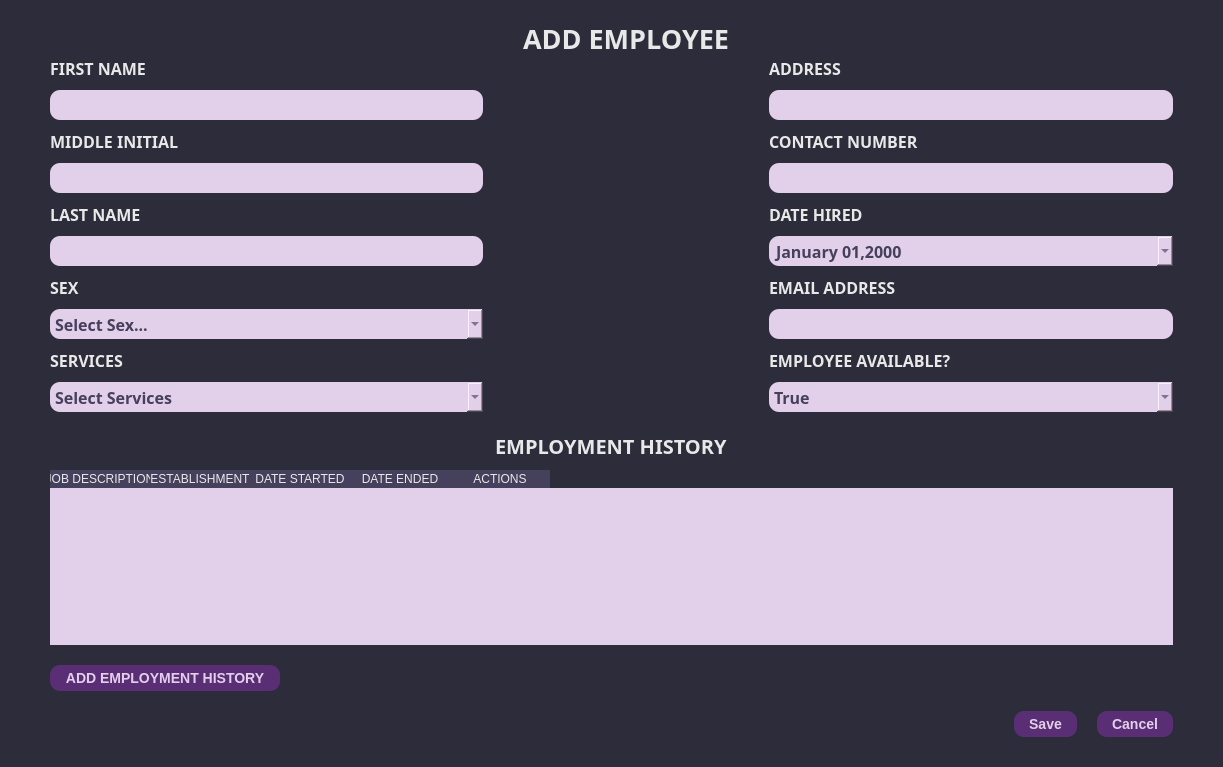
<?xml version="1.0" encoding="UTF-8"?>
<ui version="4.0">
 <class>Dialog</class>
 <widget class="QDialog" name="Dialog">
  <property name="windowModality">
   <enum>Qt::ApplicationModal</enum>
  </property>
  <property name="geometry">
   <rect>
    <x>0</x>
    <y>0</y>
    <width>1223</width>
    <height>767</height>
   </rect>
  </property>
  <property name="minimumSize">
   <size>
    <width>0</width>
    <height>0</height>
   </size>
  </property>
  <property name="maximumSize">
   <size>
    <width>16777215</width>
    <height>16777215</height>
   </size>
  </property>
  <property name="windowTitle">
   <string>Add Employee</string>
  </property>
  <property name="styleSheet">
   <string notr="true"/>
  </property>
  <layout class="QGridLayout" name="gridLayout_5">
   <property name="leftMargin">
    <number>0</number>
   </property>
   <property name="topMargin">
    <number>0</number>
   </property>
   <property name="rightMargin">
    <number>0</number>
   </property>
   <property name="bottomMargin">
    <number>0</number>
   </property>
   <item row="0" column="0">
    <widget class="QWidget" name="widget" native="true">
     <property name="sizePolicy">
      <sizepolicy hsizetype="Preferred" vsizetype="Preferred">
       <horstretch>0</horstretch>
       <verstretch>0</verstretch>
      </sizepolicy>
     </property>
     <property name="styleSheet">
      <string notr="true">QWidget{
	background-color: #2C2C3B;
}

QLabel{
	color: #E9E8E8;
}

QLineEdit, QComboBox, QDateEdit{
	background-color: #E2CFEA;
	border: none;
	height: 30px;
	border-radius: 10px;
	color: #45405C;
	padding-left: 5px;
	padding-right: 5px;
}

QMenu{
	background-color: white;
}

   QMenu::item:selected {
                background-color: #555;
                color: white;
            }

QComboBox QAbstractItemView {
	background-color: #E2CFEA;
	color: #45405C;
}

QPushButton {
                background-color: #5A2E74;  /* Background color of the buttons */
                color: #E2CFEA;              /* Text color of the buttons */
                border: none;               /* Remove button border */
                border-radius: 10px;         /* Border radius of the buttons */
                padding: 5px 15px;          /* Padding inside the buttons */
                font-size: 14px;            /* Font size of the button text */
				font-weight: bold;
}

QPushButton:hover {
                background-color: #745288;  /* Background color on hover */
}
QPushButton:pressed {
                background-color: #6B4483;  /* Background color on press */
}</string>
     </property>
     <layout class="QGridLayout" name="gridLayout_2">
      <property name="leftMargin">
       <number>50</number>
      </property>
      <property name="topMargin">
       <number>20</number>
      </property>
      <property name="rightMargin">
       <number>50</number>
      </property>
      <property name="bottomMargin">
       <number>30</number>
      </property>
      <property name="verticalSpacing">
       <number>20</number>
      </property>
      <item row="0" column="0">
       <layout class="QGridLayout" name="gridLayout">
        <item row="0" column="0" colspan="2">
         <spacer name="horizontalSpacer_8">
          <property name="orientation">
           <enum>Qt::Horizontal</enum>
          </property>
          <property name="sizeHint" stdset="0">
           <size>
            <width>459</width>
            <height>17</height>
           </size>
          </property>
         </spacer>
        </item>
        <item row="0" column="2">
         <widget class="QLabel" name="window_label">
          <property name="font">
           <font>
            <family>JetBrains Mono</family>
            <pointsize>20</pointsize>
            <bold>true</bold>
           </font>
          </property>
          <property name="styleSheet">
           <string notr="true"/>
          </property>
          <property name="text">
           <string>ADD EMPLOYEE</string>
          </property>
         </widget>
        </item>
        <item row="0" column="3" colspan="2">
         <spacer name="horizontalSpacer_9">
          <property name="orientation">
           <enum>Qt::Horizontal</enum>
          </property>
          <property name="sizeHint" stdset="0">
           <size>
            <width>430</width>
            <height>17</height>
           </size>
          </property>
         </spacer>
        </item>
        <item row="1" column="0">
         <layout class="QVBoxLayout" name="verticalLayout_15">
          <property name="spacing">
           <number>10</number>
          </property>
          <item>
           <layout class="QVBoxLayout" name="verticalLayout">
            <property name="spacing">
             <number>10</number>
            </property>
            <item>
             <widget class="QLabel" name="label_2">
              <property name="font">
               <font>
                <family>JetBrains Mono</family>
                <pointsize>12</pointsize>
                <bold>true</bold>
               </font>
              </property>
              <property name="text">
               <string>FIRST NAME</string>
              </property>
             </widget>
            </item>
            <item>
             <widget class="QLineEdit" name="emp_fname">
              <property name="font">
               <font>
                <family>JetBrains Mono</family>
                <pointsize>12</pointsize>
                <bold>true</bold>
               </font>
              </property>
              <property name="focusPolicy">
               <enum>Qt::StrongFocus</enum>
              </property>
              <property name="styleSheet">
               <string notr="true"/>
              </property>
             </widget>
            </item>
           </layout>
          </item>
          <item>
           <widget class="QLabel" name="label_5">
            <property name="font">
             <font>
              <family>JetBrains Mono</family>
              <pointsize>12</pointsize>
              <bold>true</bold>
             </font>
            </property>
            <property name="text">
             <string>MIDDLE INITIAL</string>
            </property>
           </widget>
          </item>
          <item>
           <widget class="QLineEdit" name="emp_minitial">
            <property name="font">
             <font>
              <family>JetBrains Mono</family>
              <pointsize>12</pointsize>
              <bold>true</bold>
             </font>
            </property>
            <property name="styleSheet">
             <string notr="true"/>
            </property>
           </widget>
          </item>
          <item>
           <layout class="QVBoxLayout" name="verticalLayout_3">
            <property name="spacing">
             <number>10</number>
            </property>
            <item>
             <widget class="QLabel" name="label_3">
              <property name="font">
               <font>
                <family>JetBrains Mono</family>
                <pointsize>12</pointsize>
                <bold>true</bold>
               </font>
              </property>
              <property name="text">
               <string>LAST NAME</string>
              </property>
             </widget>
            </item>
            <item>
             <widget class="QLineEdit" name="emp_lname">
              <property name="font">
               <font>
                <family>JetBrains Mono</family>
                <pointsize>12</pointsize>
                <bold>true</bold>
               </font>
              </property>
             </widget>
            </item>
           </layout>
          </item>
          <item>
           <layout class="QVBoxLayout" name="verticalLayout_7">
            <property name="spacing">
             <number>10</number>
            </property>
            <item>
             <widget class="QLabel" name="label_15">
              <property name="font">
               <font>
                <family>JetBrains Mono</family>
                <pointsize>12</pointsize>
                <bold>true</bold>
               </font>
              </property>
              <property name="text">
               <string>SEX</string>
              </property>
             </widget>
            </item>
            <item>
             <widget class="QComboBox" name="emp_sex">
              <property name="font">
               <font>
                <family>JetBrains Mono</family>
                <pointsize>12</pointsize>
                <italic>false</italic>
                <bold>true</bold>
               </font>
              </property>
              <property name="placeholderText">
               <string>Select Sex...</string>
              </property>
              <item>
               <property name="text">
                <string>Male</string>
               </property>
              </item>
              <item>
               <property name="text">
                <string>Female</string>
               </property>
              </item>
             </widget>
            </item>
            <item>
             <widget class="QLabel" name="label_4">
              <property name="font">
               <font>
                <family>JetBrains Mono</family>
                <pointsize>12</pointsize>
                <bold>true</bold>
               </font>
              </property>
              <property name="text">
               <string>SERVICES </string>
              </property>
             </widget>
            </item>
            <item>
             <widget class="QComboBox" name="emp_services">
              <property name="enabled">
               <bool>true</bool>
              </property>
              <property name="font">
               <font>
                <family>JetBrains Mono</family>
                <pointsize>12</pointsize>
                <bold>true</bold>
               </font>
              </property>
              <property name="maxCount">
               <number>2147483647</number>
              </property>
              <property name="sizeAdjustPolicy">
               <enum>QComboBox::AdjustToContents</enum>
              </property>
              <property name="placeholderText">
               <string>Select Services</string>
              </property>
              <item>
               <property name="text">
                <string>Apple</string>
               </property>
              </item>
              <item>
               <property name="text">
                <string>Bottom</string>
               </property>
              </item>
              <item>
               <property name="text">
                <string>Jeans</string>
               </property>
              </item>
             </widget>
            </item>
           </layout>
          </item>
         </layout>
        </item>
        <item row="1" column="1" colspan="3">
         <spacer name="horizontalSpacer">
          <property name="orientation">
           <enum>Qt::Horizontal</enum>
          </property>
          <property name="sizeHint" stdset="0">
           <size>
            <width>338</width>
            <height>20</height>
           </size>
          </property>
         </spacer>
        </item>
        <item row="1" column="4">
         <layout class="QVBoxLayout" name="verticalLayout_16">
          <property name="spacing">
           <number>10</number>
          </property>
          <item>
           <layout class="QVBoxLayout" name="verticalLayout_6">
            <item>
             <widget class="QLabel" name="label_8">
              <property name="font">
               <font>
                <family>JetBrains Mono</family>
                <pointsize>12</pointsize>
                <bold>true</bold>
               </font>
              </property>
              <property name="text">
               <string>ADDRESS</string>
              </property>
             </widget>
            </item>
            <item>
             <widget class="QLineEdit" name="emp_address">
              <property name="font">
               <font>
                <family>JetBrains Mono</family>
                <pointsize>12</pointsize>
                <bold>true</bold>
               </font>
              </property>
              <property name="styleSheet">
               <string notr="true"/>
              </property>
             </widget>
            </item>
           </layout>
          </item>
          <item>
           <layout class="QVBoxLayout" name="verticalLayout_5">
            <item>
             <widget class="QLabel" name="label_7">
              <property name="font">
               <font>
                <family>JetBrains Mono</family>
                <pointsize>12</pointsize>
                <bold>true</bold>
               </font>
              </property>
              <property name="text">
               <string>CONTACT NUMBER</string>
              </property>
             </widget>
            </item>
            <item>
             <widget class="QLineEdit" name="emp_contact_number">
              <property name="font">
               <font>
                <family>JetBrains Mono</family>
                <pointsize>12</pointsize>
                <bold>true</bold>
               </font>
              </property>
              <property name="styleSheet">
               <string notr="true"/>
              </property>
             </widget>
            </item>
           </layout>
          </item>
          <item>
           <layout class="QVBoxLayout" name="verticalLayout_4">
            <item>
             <widget class="QLabel" name="label_6">
              <property name="font">
               <font>
                <family>JetBrains Mono</family>
                <pointsize>12</pointsize>
                <bold>true</bold>
               </font>
              </property>
              <property name="text">
               <string>DATE HIRED</string>
              </property>
             </widget>
            </item>
            <item>
             <widget class="QDateEdit" name="emp_date_hired">
              <property name="font">
               <font>
                <family>JetBrains Mono</family>
                <pointsize>12</pointsize>
                <bold>true</bold>
               </font>
              </property>
              <property name="styleSheet">
               <string notr="true">            QDateEdit QAbstractItemView {
                selection-background-color: #6a9fb5;
                selection-color: white;
                background-color: #f0f0f0;
            }
            QCalendarWidget QWidget#qt_calendar_navigationbar {
                background-color: #45405C; /* Navigation bar background */
            }
            QCalendarWidget QToolButton {
                color: white;
                background-color: #45405C;
            }
            QCalendarWidget QMenu {
                color: white;
                background-color: #45405C;
            }

    	    QCalendarWidget QMenu::item:selected {
                background-color: #333;  /* Background color when an item is selected */
            }
         
            QCalendarWidget QSpinBox {

                color: white;
                background-color: #45405C;
                selection-background-color: #333;
                selection-color: white;
            }
            QCalendarWidget QSpinBox::up-button {
                subcontrol-origin: border;
                subcontrol-position: top right;

            }
            QCalendarWidget QSpinBox::down-button {
                subcontrol-origin: border;
                subcontrol-position: bottom right;

            }
            QCalendarWidget QAbstractItemView:enabled {

                color: black;
                background-color: #E2CFEA;
                selection-background-color: #45405C;
                selection-color: white;
            }</string>
              </property>
              <property name="displayFormat">
               <string>MMMM dd,yyyy</string>
              </property>
              <property name="calendarPopup">
               <bool>true</bool>
              </property>
             </widget>
            </item>
           </layout>
          </item>
          <item>
           <layout class="QVBoxLayout" name="verticalLayout_10">
            <property name="spacing">
             <number>10</number>
            </property>
            <item>
             <widget class="QLabel" name="label_13">
              <property name="font">
               <font>
                <family>JetBrains Mono</family>
                <pointsize>12</pointsize>
                <bold>true</bold>
               </font>
              </property>
              <property name="text">
               <string>EMAIL ADDRESS</string>
              </property>
             </widget>
            </item>
            <item>
             <widget class="QLineEdit" name="emp_email_address">
              <property name="font">
               <font>
                <family>JetBrains Mono</family>
                <pointsize>12</pointsize>
                <bold>true</bold>
               </font>
              </property>
             </widget>
            </item>
            <item>
             <widget class="QLabel" name="label">
              <property name="font">
               <font>
                <family>JetBrains Mono</family>
                <pointsize>12</pointsize>
                <bold>true</bold>
               </font>
              </property>
              <property name="text">
               <string>EMPLOYEE AVAILABLE?</string>
              </property>
             </widget>
            </item>
            <item>
             <widget class="QComboBox" name="emp_available">
              <property name="font">
               <font>
                <family>JetBrains Mono</family>
                <pointsize>12</pointsize>
                <bold>true</bold>
               </font>
              </property>
              <item>
               <property name="text">
                <string>True</string>
               </property>
              </item>
              <item>
               <property name="text">
                <string>False</string>
               </property>
              </item>
             </widget>
            </item>
           </layout>
          </item>
         </layout>
        </item>
       </layout>
      </item>
      <item row="1" column="0">
       <layout class="QGridLayout" name="gridLayout_3">
        <property name="verticalSpacing">
         <number>10</number>
        </property>
        <item row="0" column="2">
         <widget class="QLabel" name="label_9">
          <property name="font">
           <font>
            <family>JetBrains Mono</family>
            <pointsize>15</pointsize>
            <bold>true</bold>
           </font>
          </property>
          <property name="styleSheet">
           <string notr="true"/>
          </property>
          <property name="text">
           <string>EMPLOYMENT HISTORY</string>
          </property>
         </widget>
        </item>
        <item row="0" column="3" colspan="2">
         <spacer name="horizontalSpacer_5">
          <property name="orientation">
           <enum>Qt::Horizontal</enum>
          </property>
          <property name="sizeHint" stdset="0">
           <size>
            <width>427</width>
            <height>17</height>
           </size>
          </property>
         </spacer>
        </item>
        <item row="0" column="0" colspan="2">
         <spacer name="horizontalSpacer_6">
          <property name="orientation">
           <enum>Qt::Horizontal</enum>
          </property>
          <property name="sizeHint" stdset="0">
           <size>
            <width>426</width>
            <height>17</height>
           </size>
          </property>
         </spacer>
        </item>
        <item row="1" column="0" colspan="5">
         <widget class="QTableWidget" name="emp_hist_table">
          <property name="font">
           <font>
            <family>JetBrains Mono</family>
            <pointsize>10</pointsize>
            <bold>true</bold>
           </font>
          </property>
          <property name="styleSheet">
           <string notr="true">QHeaderView::section{
	background-color: #45405C;
	color: #E9E8E8;
	border: none;
	font: 700 10pt &quot;JetBrains Mono&quot;;
}

QTableWidget{
	background-color: #E2CFEA;
	border: none;
	alternate-background-color: #BCADC5;
}

QTableWidget::item:selected{
	color: #2C2C3B;
	background-color: #FFEE8c;  /* Background color for selected items */

}
QTableWidget::item{
	color: #2C2C3B;
	selection-color: #2C2C3B;  /* Text color for selected items */

}
</string>
          </property>
          <property name="frameShadow">
           <enum>QFrame::Sunken</enum>
          </property>
          <property name="editTriggers">
           <set>QAbstractItemView::NoEditTriggers</set>
          </property>
          <property name="alternatingRowColors">
           <bool>true</bool>
          </property>
          <property name="selectionMode">
           <enum>QAbstractItemView::NoSelection</enum>
          </property>
          <property name="selectionBehavior">
           <enum>QAbstractItemView::SelectRows</enum>
          </property>
          <property name="showGrid">
           <bool>true</bool>
          </property>
          <property name="gridStyle">
           <enum>Qt::NoPen</enum>
          </property>
          <attribute name="horizontalHeaderVisible">
           <bool>true</bool>
          </attribute>
          <attribute name="horizontalHeaderCascadingSectionResizes">
           <bool>false</bool>
          </attribute>
          <attribute name="horizontalHeaderHighlightSections">
           <bool>true</bool>
          </attribute>
          <attribute name="horizontalHeaderShowSortIndicator" stdset="0">
           <bool>false</bool>
          </attribute>
          <attribute name="horizontalHeaderStretchLastSection">
           <bool>false</bool>
          </attribute>
          <attribute name="verticalHeaderVisible">
           <bool>false</bool>
          </attribute>
          <attribute name="verticalHeaderStretchLastSection">
           <bool>false</bool>
          </attribute>
          <row/>
          <column>
           <property name="text">
            <string>JOB DESCRIPTION</string>
           </property>
          </column>
          <column>
           <property name="text">
            <string>ESTABLISHMENT</string>
           </property>
          </column>
          <column>
           <property name="text">
            <string>DATE STARTED</string>
           </property>
          </column>
          <column>
           <property name="text">
            <string>DATE ENDED</string>
           </property>
          </column>
          <column>
           <property name="text">
            <string>ACTIONS</string>
           </property>
          </column>
         </widget>
        </item>
       </layout>
      </item>
      <item row="2" column="0">
       <layout class="QHBoxLayout" name="horizontalLayout_3">
        <item>
         <widget class="QPushButton" name="add_emp_hist_button">
          <property name="cursor">
           <cursorShape>PointingHandCursor</cursorShape>
          </property>
          <property name="text">
           <string>ADD EMPLOYMENT HISTORY</string>
          </property>
          <property name="icon">
           <iconset>
            <normaloff>../static/icons/add_button_light.svg</normaloff>../static/icons/add_button_light.svg</iconset>
          </property>
         </widget>
        </item>
        <item>
         <spacer name="horizontalSpacer_2">
          <property name="orientation">
           <enum>Qt::Horizontal</enum>
          </property>
          <property name="sizeHint" stdset="0">
           <size>
            <width>838</width>
            <height>20</height>
           </size>
          </property>
         </spacer>
        </item>
       </layout>
      </item>
      <item row="3" column="0">
       <layout class="QHBoxLayout" name="horizontalLayout_2">
        <property name="spacing">
         <number>20</number>
        </property>
        <item>
         <spacer name="horizontalSpacer_11">
          <property name="orientation">
           <enum>Qt::Horizontal</enum>
          </property>
          <property name="sizeHint" stdset="0">
           <size>
            <width>848</width>
            <height>20</height>
           </size>
          </property>
         </spacer>
        </item>
        <item>
         <widget class="QPushButton" name="save_emp_button">
          <property name="cursor">
           <cursorShape>PointingHandCursor</cursorShape>
          </property>
          <property name="text">
           <string>Save</string>
          </property>
          <property name="icon">
           <iconset>
            <normaloff>../static/icons/save_button_light.svg</normaloff>../static/icons/save_button_light.svg</iconset>
          </property>
         </widget>
        </item>
        <item>
         <widget class="QPushButton" name="cancel_add_emp_button">
          <property name="cursor">
           <cursorShape>PointingHandCursor</cursorShape>
          </property>
          <property name="text">
           <string>Cancel</string>
          </property>
          <property name="icon">
           <iconset>
            <normaloff>../static/icons/cancel_button_light.svg</normaloff>../static/icons/cancel_button_light.svg</iconset>
          </property>
          <property name="checkable">
           <bool>true</bool>
          </property>
          <property name="checked">
           <bool>false</bool>
          </property>
         </widget>
        </item>
        <item>
         <layout class="QHBoxLayout" name="horizontalLayout">
          <property name="spacing">
           <number>0</number>
          </property>
         </layout>
        </item>
       </layout>
      </item>
     </layout>
    </widget>
   </item>
  </layout>
 </widget>
 <resources/>
 <connections/>
</ui>
